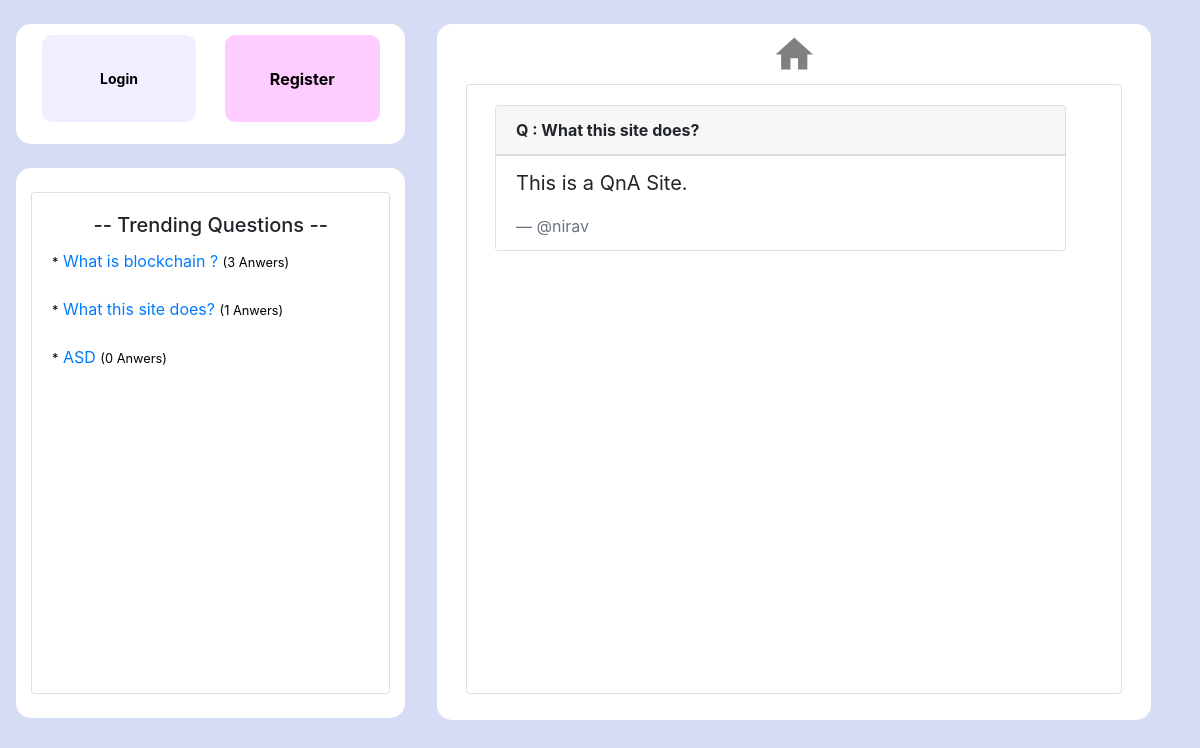
The page /question/1/answer/ on the database as committed earlier.
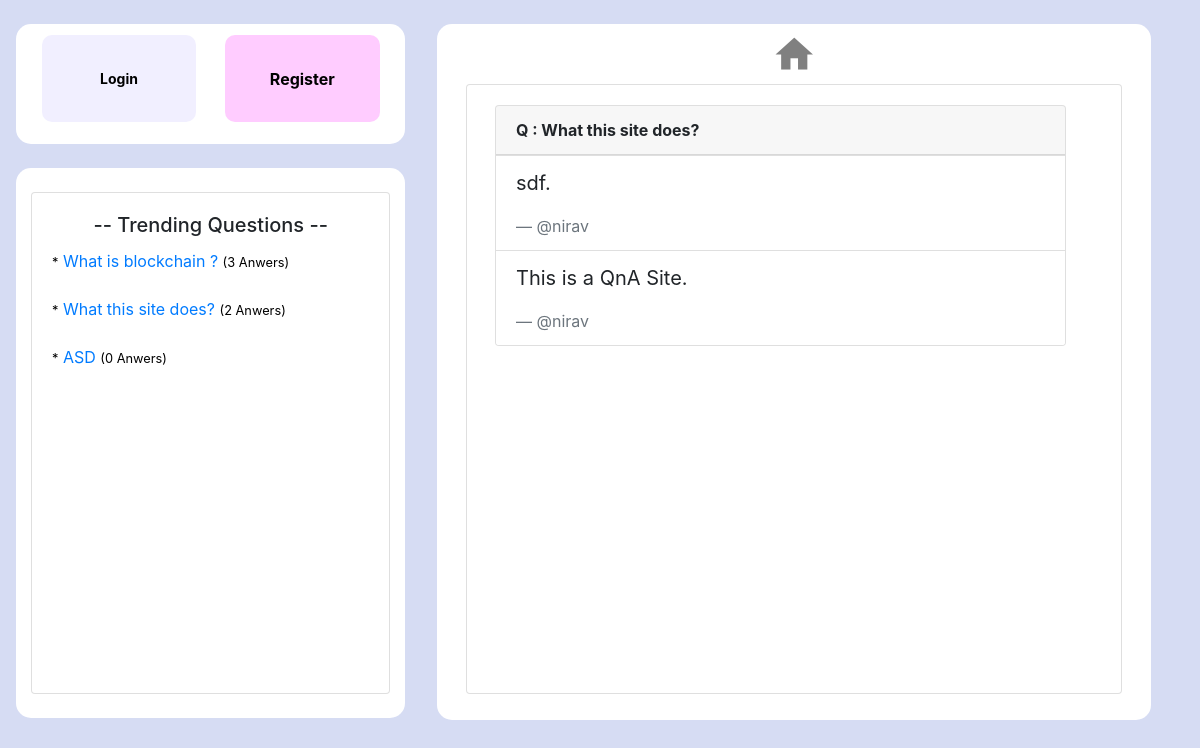
The same page on the database as committed later.
### Question_App/models.py (models this page shows, shortened)
class Question(models.Model):
    user=models.ForeignKey(User,on_delete=models.CASCADE)  #user who is logged in
    title=models.CharField(max_length=200) # title of qestion
    question=models.TextField() #question
    created_time= models.DateTimeField(default=datetime.datetime.now()) #question creation time
    answer_count=models.IntegerField(default=0) #total reply or answer count
    qustion_upvote=models.IntegerField(default=0) #question upvote
    question_downvote=models.IntegerField(default=0) #question q

class Answer(models.Model):
    user=models.ForeignKey(User,on_delete=models.CASCADE) #user who logged in
    selected_question=models.ForeignKey(Question,on_delete=models.CASCADE) #selected question for which we wants to answer
    answer=models.TextField() #answer for question
    answer_created_time=models.DateTimeField(default=datetime.datetime.now()) #time when user answered the question
    answer_upvote=models.IntegerField(default=0) #answer upvote
    answer_downvote=models.IntegerField(default=0) #answer downvote
    def __str__(self):
        return self.answer

### Question_App/views.py (the view)
# urls.py: path('question/<int:pk>/answer/',views.AnswerCreateDetailView,name='question-detail'),
def AnswerCreateDetailView(request,pk):
    if request.method == 'POST':
        form = AnswerForm(request.POST)
        if form.is_valid():
            a=form.save(commit=False)
            a.user=request.user
            a.selected_question=Question.objects.get(id=pk)
            a.save()
            form=AnswerForm()
            messages.success(request,'Your Answer Posted Succesfully ! ')
    else:
        form = AnswerForm()
    context={
        'A_list':Answer.objects.all(),
        'A_list_filter':Answer.objects.filter(selected_question=pk).order_by('-answer_created_time'),#order by answer_created_time
        'question':Question.objects.values('question').filter(id=pk)[0]['question'], #wil give question from table according to
        'form':form,
        'title':'| Answers'
    }
    return render(request, 'ui/answer_detail.html', context)

### Question_App/templates/ui/answer_detail.html (shortened to what this page needs)
{% extends "ui/base.html"%}
{% load crispy_forms_tags %}
{% block content %}
  <div class="card mt-3 ml-2" style="width:93%;">
  <div class="card-header">
    <strong>Q : {{ question }}</strong>
  </div>
  <ul class="list-group list-group-flush">
    {% for i in A_list_filter %}
      <li class="list-group-item">
        <blockquote class="blockquote mb-0">
          <p>{{ i }}.</p>
          <footer class="blockquote-footer">@{{ i.user }}</footer>
        </blockquote>
      </li>
  {% endfor %}
</ul>
</div>
{% endblock %}

### Question_App/templates/ui/base.html (shortened to what this page needs)
<!DOCTYPE html>
{% load static %}
<html lang="en">
<head>
  <link rel="stylesheet" href="https://maxcdn.bootstrapcdn.com/bootstrap/4.5.0/css/bootstrap.min.css">
</head>
<body style="background-color:#1030bb2b;" >
  <div class="row ml-3 mr-3 mt-4 mb-2">
      <div class="col-sm-4">
{% if user.is_authenticated %}
        <div class="row" style="height:200px;border-style:none!important;">
          <div class="col-sm-12 bg-white" style="border-radius:15px; ">
            <a href="{% url 'my-question' %}"><button type="submit" class="buttonx btn-sm" style="height:37%; margin-top:4%; font-size:18px; font-weight:600;">My Questions</button></a>
            <a href="{% url 'my-answer' %}"><button type="submit" class="buttonx btn-sm" style="float:right; background-color:#ffccff; height:37%; margin-top:4%; font-size:18px;font-weight:600;">My Answers</button></a>
            <a href="{% url 'question-create' %}"><button type="submit" class="buttonx btn-sm" style="height:37%; margin-top:1%; margin-bottom:3%; font-size:18px; font-weight:600; background-color: #ccffe6;">Ask Question</button></a>
            <a href="{% url 'logout' %}"><button type="submit" class="buttonx btn-sm" style="float:right; background-color: #ffb3b3; height:37%; margin-top:1%; margin-bottom:3%; font-size:18px; font-weight:600;">Logout</button></a>
          </div>
        </div>
{% else %}
        <div class="row" style="height:120px;border-style:none!important;">
          <div class="col-sm-12 bg-white" style="border-radius:15px; ">
            <a href="{% url 'login' %}"><button class="buttonx btn-sm"><strong>Login</strong></button></a>
            <a href="{% url 'register' %}"><button class="buttonx" style="float:right; background-color:#ffccff;"><strong>Register</strong></button></a>
          </div>
        </div>
{% endif %}
        <br>
        {% if user.is_authenticated %}
                <div class="row" style="height:470px;border-style:none!important;">
                  <div class="col-sm-12 bg-white" style="border-radius:15px; ">
                    <br>
                    <div class="card" >
                      <div class="card-body">
                        <h5 class="card-title"style="text-align:center;"> -- Trending Questions --</h5>
                        <div style="overflow-y:auto;height:320px;">
        {% else %}
                <div class="row" style="height:550px;border-style:none!important;">
                  <div class="col-sm-12 bg-white" style="border-radius:15px; ">
                    <br>
                    <div class="card" >
                      <div class="card-body">
                        <h5 class="card-title"style="text-align:center;"> -- Trending Questions --</h5>
                        <div style="overflow-y:auto; height:400px;">
        {% endif %}
                          {% for t in trending_question %}
                            <a href="{% url 'question-detail' t.0 %}" style="text-decoration:none;"><p class="card-text"><small style="color:black;">*</small> {{ t.1 }} <small style="color:black;">({{ t.2 }} Anwers)</small> </p></a><br>
                          {% endfor %}
                        </div>
                        <br>
                      </div>
                    </div>
                  </div>
                </div>
        <br>
      </div>
      <div class="col-sm-8" style="">
        <div class="row">
          <div class="p-3" ></div>
          <div class="col-sm-11 bg-white" style="height:696px; border-radius:15px; ">
            <div class="row pt-2">
                <span class="material-icons" style="font-size:45px;margin:0 auto;"><a href="{% url 'home' %}" style="  text-decoration:none; color:grey;">home</a></span>
          </div>
            <div class="card pb-4"style="margin:1% 2%;">
              <div class="card-body pt-1">
                <div style="overflow-y:auto;height:560px;">
{% block content %}
{% endblock %}
                </div>
              </div>
            </div>
          </div>
        </div>
      </div>
  </div>
</body>
</html>

### Question_App/templates/ui/base.html (style rules this page uses)
.buttonx { background-color: #f1efff; border: none; width:43%; text-align: center; border-radius: 10px; height:73%; margin:3%; outline-style: none!important; float:left; display: block; }

Rows that differ between the two databases and show on the page:
computed for Question "What this site does?": user "1" → "2"
added Answer: answer "sdf", user "nirav"
